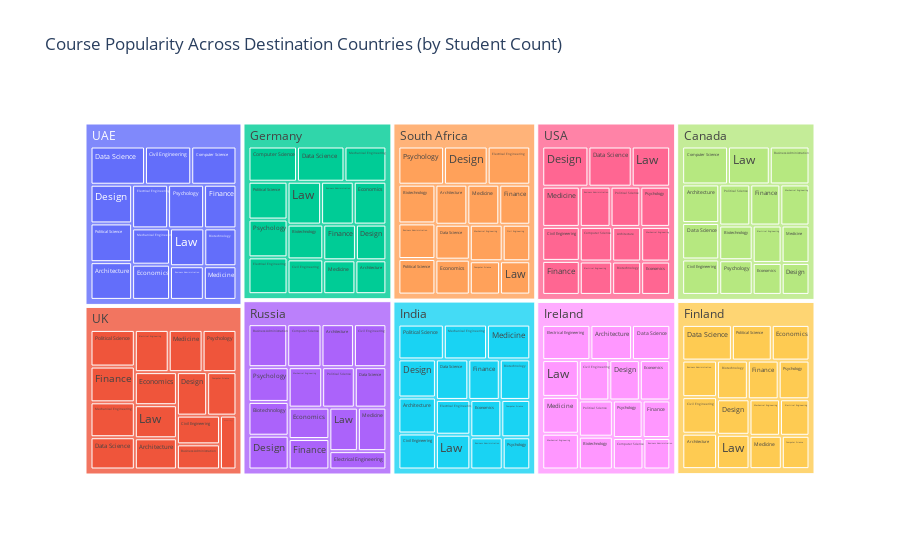

Notebook cell for this chart:
### Markdown cell above
<h2 style="color: #8b4513;">course for  migration each country</h2>

### Code cell
student_counts = df.groupby(
    ["destination_country", "course_name"]
).size().reset_index(name="Count")

# Plot treemap using counts
fig = px.treemap(
    student_counts,
    path=["destination_country", "course_name"],
    values="Count",
    title="Course Popularity Across Destination Countries (by Student Count)"
)
fig.show()

### Figure 1 — Plotly figure (JSON) as saved in the notebook; plotly's stock layout.template omitted (floating-point values rounded to 4 significant figures; data arrays with more than 128 entries replaced by an {"elided": "..."} marker saying what was removed)
{"data": [{"branchvalues": "total", "domain": {"x": [0, 1], "y": [0, 1]}, "hovertemplate": "labels=%{label}<br>Count=%{value}<br>parent=%{parent}<br>id=%{id}<extra></extra>", "ids": {"elided": "162 str values"}, "labels": {"elided": "162 str values"}, "name": "", "parents": {"elided": "162 str values"}, "type": "treemap", "values": {"elided": "162 int values"}}], "layout": {"autosize": true, "legend": {"tracegroupgap": 0}, "title": {"text": "Course Popularity Across Destination Countries (by Student Count)"}}}
